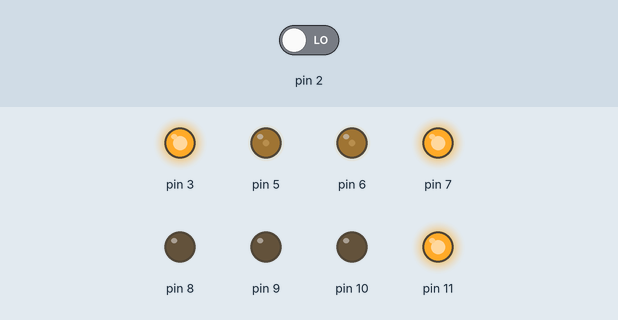
This sketch was run on a simulated Arduino Uno, built with avr-gcc and run on an emulated ATmega328P. Parts: output pins drawn as LEDs (lit = HIGH). The inputs (shaded band) are chosen by the test bench; at power-on: pin 2 LOW.

Above: at 18.0 s.
18.1 s: pin 2 driven HIGH
At 19.4 s:
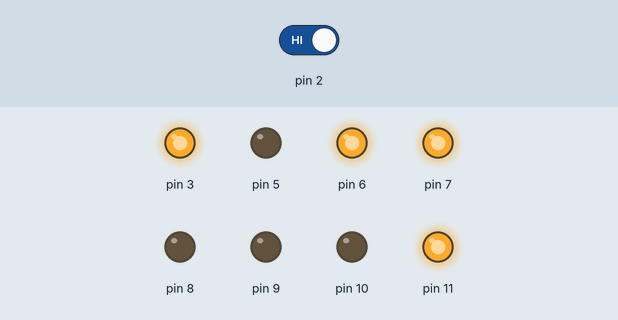
At 21.4 s:
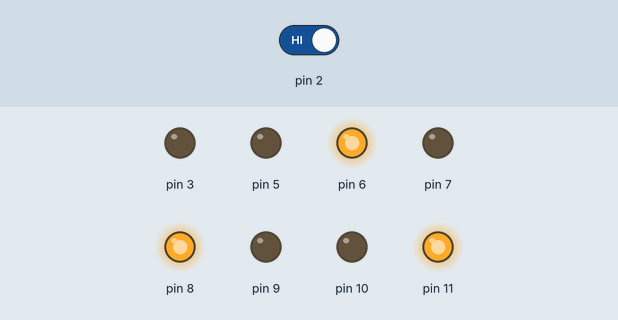
28.1 s: pin 2 driven LOW
At 34.5 s:
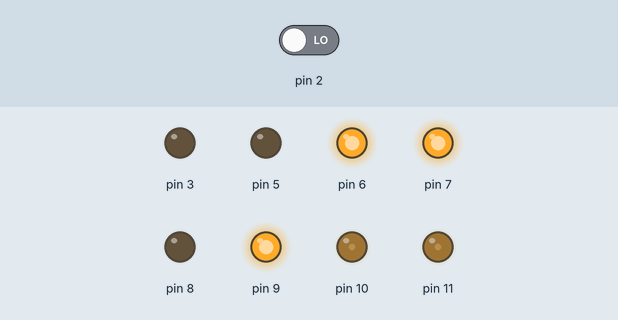
Timing chart, 0 to 44.1 s (numbered marks = the images above; inputs shaded):
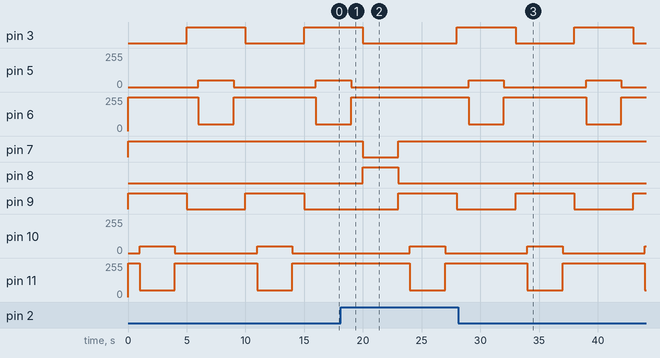

The sketch:

semaforo_rgb_doble_boton_proto.ino
```cpp
/*
 * Semáforo RGB doble con botón en proto
 * David Guzmán
 * 12 de julio de 2021
 *
 * Código generado usando TinkerCad.
 *
 *
 */
/*
  Semáforo RGB con botón para paso peatonal. David
  Guzmán.
*/

int peaton = 0;

void setup()
{
  pinMode(2, INPUT);
  pinMode(7, OUTPUT);
  pinMode(8, OUTPUT);
  pinMode(6, OUTPUT);
  pinMode(3, OUTPUT);
  pinMode(5, OUTPUT);
  pinMode(11, OUTPUT);
  pinMode(9, OUTPUT);
  pinMode(10, OUTPUT);
}

void loop()
{
  peaton = digitalRead(2);
  if (peaton == 1) {
    digitalWrite(7, LOW);
    digitalWrite(8, HIGH);
    analogWrite(6, 255);
    analogWrite(3, 0);
    analogWrite(5, 0);
    analogWrite(11, 255);
    analogWrite(9, 0);
    analogWrite(10, 0);
    delay(3000); // Wait for 3000 millisecond(s)
  }
  digitalWrite(7, HIGH);
  digitalWrite(8, LOW);
  analogWrite(6, 255);
  analogWrite(3, 0);
  analogWrite(5, 0);
  analogWrite(11, 255);
  analogWrite(9, 255);
  analogWrite(10, 0);
  delay(1000); // Wait for 1000 millisecond(s)
  analogWrite(6, 255);
  analogWrite(3, 0);
  analogWrite(5, 0);
  analogWrite(11, 51);
  analogWrite(9, 255);
  analogWrite(10, 51);
  delay(3000); // Wait for 3000 millisecond(s)
  analogWrite(6, 255);
  analogWrite(3, 0);
  analogWrite(5, 0);
  analogWrite(11, 255);
  analogWrite(9, 255);
  analogWrite(10, 0);
  delay(1000); // Wait for 1000 millisecond(s)
  analogWrite(6, 255);
  analogWrite(3, 255);
  analogWrite(5, 0);
  analogWrite(11, 255);
  analogWrite(9, 0);
  analogWrite(10, 0);
  delay(1000); // Wait for 1000 millisecond(s)
  analogWrite(6, 51);
  analogWrite(3, 255);
  analogWrite(5, 51);
  analogWrite(11, 255);
  analogWrite(9, 0);
  analogWrite(10, 0);
  delay(3000); // Wait for 3000 millisecond(s)
  analogWrite(6, 255);
  analogWrite(3, 255);
  analogWrite(5, 0);
  analogWrite(11, 255);
  analogWrite(9, 0);
  analogWrite(10, 0);
  delay(1000); // Wait for 1000 millisecond(s)
}
```

Measured:
- after the input at 18.1 s, pin 5: goes on until 19.0 s, then stays 0/255; pin 6: goes on until 19.0 s, then stays 255/255; pin 7: HIGH → LOW after 1.9 s, → HIGH 3.0 s later; pin 8: LOW → HIGH after 1.9 s, → LOW 3.0 s later
- after the input at 28.1 s, pin 7: stays HIGH (without the input it goes to LOW after 4.9 s); pin 8: stays LOW (without the input it goes to HIGH after 4.9 s)
- by itself, pin 9: alternates HIGH for 5.0 s and LOW for 5.0 s
- by itself, pin 10: alternates 51/255 for 3.0 s and 0/255 for 7.0 s
